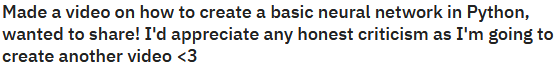
#> input picture V0.5.4/Capture/capture.png, 560 x 64 px, found by its file name
$ python -i V3Image2Text.py   (imports and definitions only)
#> lines starting #> are read from the running program, lines starting #| are printed output that depends on the picture
# -*- coding: utf-8 -*-
from PIL import Image, ImageEnhance
from pytesseract import image_to_string, pytesseract


from orcSpaceLib import OCRSpace

def ImageToText(image=".\Capture\\capture.png"):
#> called with image = '.\\Capture\\capture.png'
	try:
		imgOriginal = Image.open(image)
#> imgOriginal is the input picture: PIL image 560x64 RGB; mean R, G, B 222.2, 222.3, 222.2


		imgColor = ImageEnhance.Color(imgOriginal)
		imgColorE = imgColor.enhance(0)
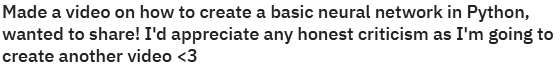
#> imgColorE: PIL image 560x64 RGB; min 34, max 255, mean 222.2

		imgSharpe = ImageEnhance.Sharpness(imgColorE)
		imgSharpeE = imgSharpe.enhance(1.75)
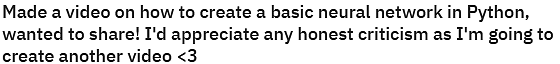
#> imgSharpeE: PIL image 560x64 RGB; min 0, max 255, mean 219


		imgContrast = ImageEnhance.Contrast(imgSharpeE)
		imgContrastE = imgContrast.enhance(5)
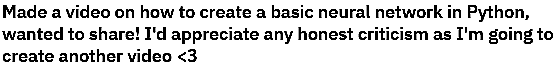
#> imgContrastE: PIL image 560x64 RGB; min 0, max 255, mean 211.4

		imgContrastE.save(".\Capture\\capture2.png")

		imgModified = Image.open(".\Capture\\capture2.png")
		pytesseract.tesseract_cmd = 'C:\\Program Files (x86)\\Tesseract-OCR\\tesseract.exe'


#> (the run stopped early here; a loop or call above may not have finished)
